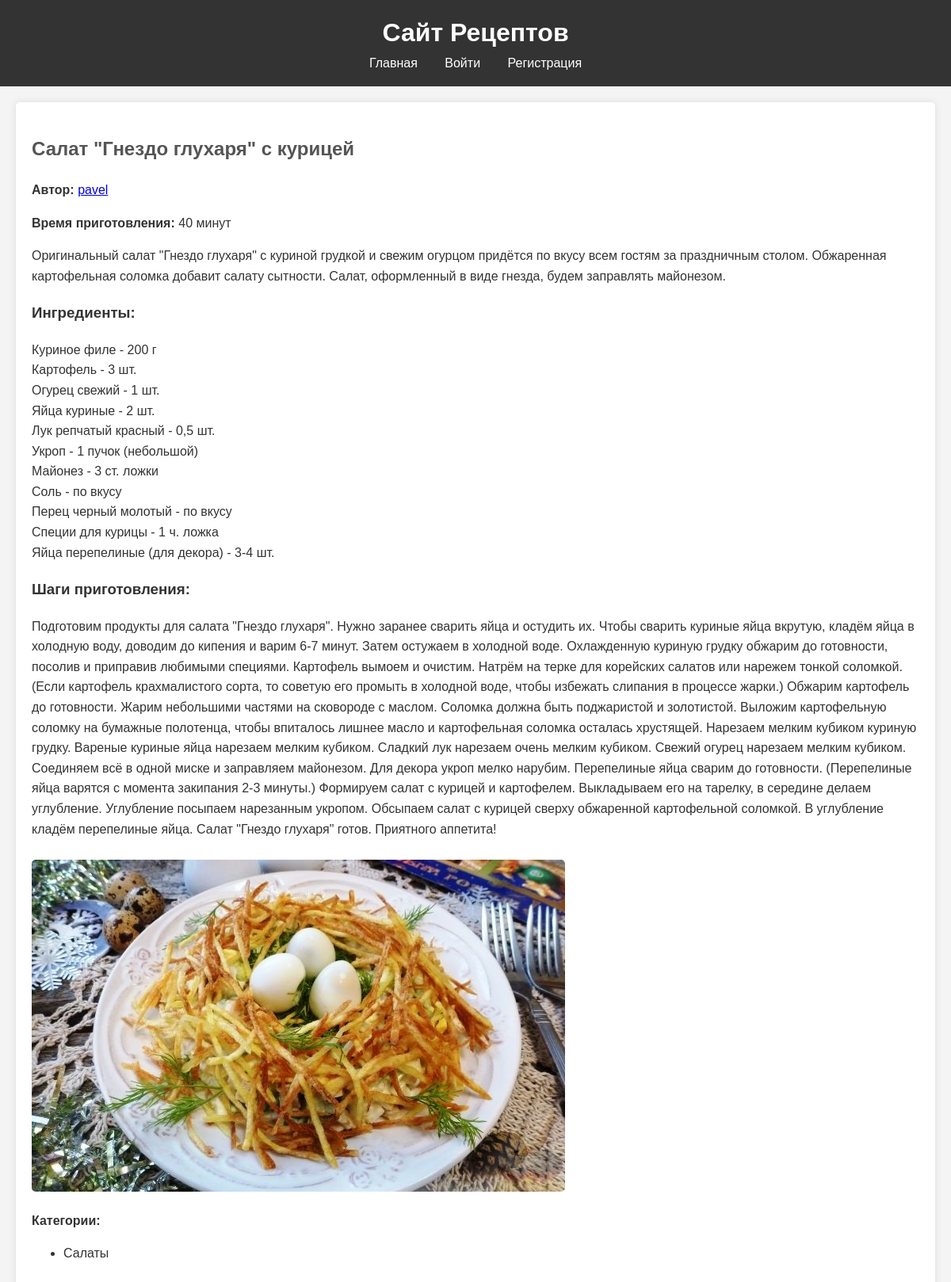
The page /recipe/5/ on the database its author committed.
### recipes/models.py (models this page shows, shortened)
class Recipe(models.Model):
    title = models.CharField(max_length=200)
    description = models.TextField()
    steps = models.TextField()
    preparation_time = models.IntegerField()
    image = models.ImageField(upload_to='recipes/')
    author = models.ForeignKey(User, on_delete=models.CASCADE)
    ingredients = models.TextField(null=True, blank=True)  # Поле для ингредиентов
    categories = models.ManyToManyField('Category', through='RecipeCategory')

class Category(models.Model):
    name = models.CharField(max_length=100)

### recipes/views.py (the view)
# urls.py: path('recipe/<int:recipe_id>/', views.recipe_detail, name='recipe_detail'),
def recipe_detail(request, recipe_id):
    recipe = get_object_or_404(Recipe, pk=recipe_id)
    return render(request, 'recipes/recipe_detail.html', {'recipe': recipe})

### recipes/templates/recipes/recipe_detail.html (shortened to what this page needs)
{% extends "recipes/base.html" %}
{% block content %}
<article>
    <h2>{{ recipe.title }}</h2>
    <p><strong>Автор:</strong> <a href="{% url 'user_recipes' recipe.author.username %}">{{ recipe.author.username }}</a></p>
    <p><strong>Время приготовления:</strong> {{ recipe.preparation_time }} минут</p>
    <p>{{ recipe.description }}</p>
    <h3>Ингредиенты:</h3>
    <p>{{ recipe.ingredients|linebreaks }}</p>
    <h3>Шаги приготовления:</h3>
    <p>{{ recipe.steps }}</p>
    {% if recipe.image %}
        <img src="{{ recipe.image.url }}" alt="{{ recipe.title }}">
    {% endif %}
    <p><strong>Категории:</strong>
        <ul>
            {% for category in recipe.categories.all %}
                <li>{{ category.name }}</li>
            {% endfor %}
        </ul>
    </p>
</article>
{% endblock %}

### recipes/static/css/styles.css (style rules this page uses)
body { font-family: Arial, sans-serif; line-height: 1.6; margin: 0; padding: 0; background-color: #f4f4f4; color: #333; }
h2 { color: #555; }
article { background: #fff; padding: 20px; border-radius: 5px; box-shadow: 0 0 10px rgba(0, 0, 0, 0.1); }
article img { max-width: 100%; height: auto; border-radius: 5px; margin-top: 10px; }

### rows shown on the page
Recipe: title "Салат \"Гнездо глухаря\" с курицей", author.username "pavel", preparation_time "40", description "Оригинальный салат \"Гнездо глухаря\" с куриной грудкой и свежим огурцом придётся по вкусу всем гостям за праздничным столом. Обжаренная картофельная соломка добавит салату сытности. Салат, оформленный в виде гнезда, будем заправлять майонезом.", ingredients "Куриное филе - 200 г Картофель - 3 шт. Огурец свежий - 1 шт. Яйца куриные - 2 шт. Лук репчатый красный - 0,5 шт. Укроп - 1 пучок (небольшой) Майонез - 3 ст. ложки Соль - по вкусу Перец черный молотый - по вкусу Специи для курицы - 1 ч. ложка Яйца перепелиные (для декора) - 3-4 шт.", steps "Подготовим продукты для салата \"Гнездо глухаря\". Нужно заранее сварить яйца и остудить их. Чтобы сварить куриные яйца вкрутую, кладём яйца в холодную воду, доводим до кипения и варим 6-7 минут. Затем остужаем в холодной воде. Охлажденную куриную грудку обжарим до готовности, посолив и приправив любимыми специями. Картофель вымоем и очистим. Натрём на терке для корейских салатов или нарежем тонкой соломкой. (Если картофель крахмалистого сорта, то советую его промыть в холодной воде, чтобы избежать слипания в процессе жарки.) Обжарим картофель до готовности. Жарим небольшими частями на сковороде с маслом. Соломка должна быть поджаристой и золотистой. Выложим картофельную соломку на бумажные…", image (picture)
Category: name "Салаты"
